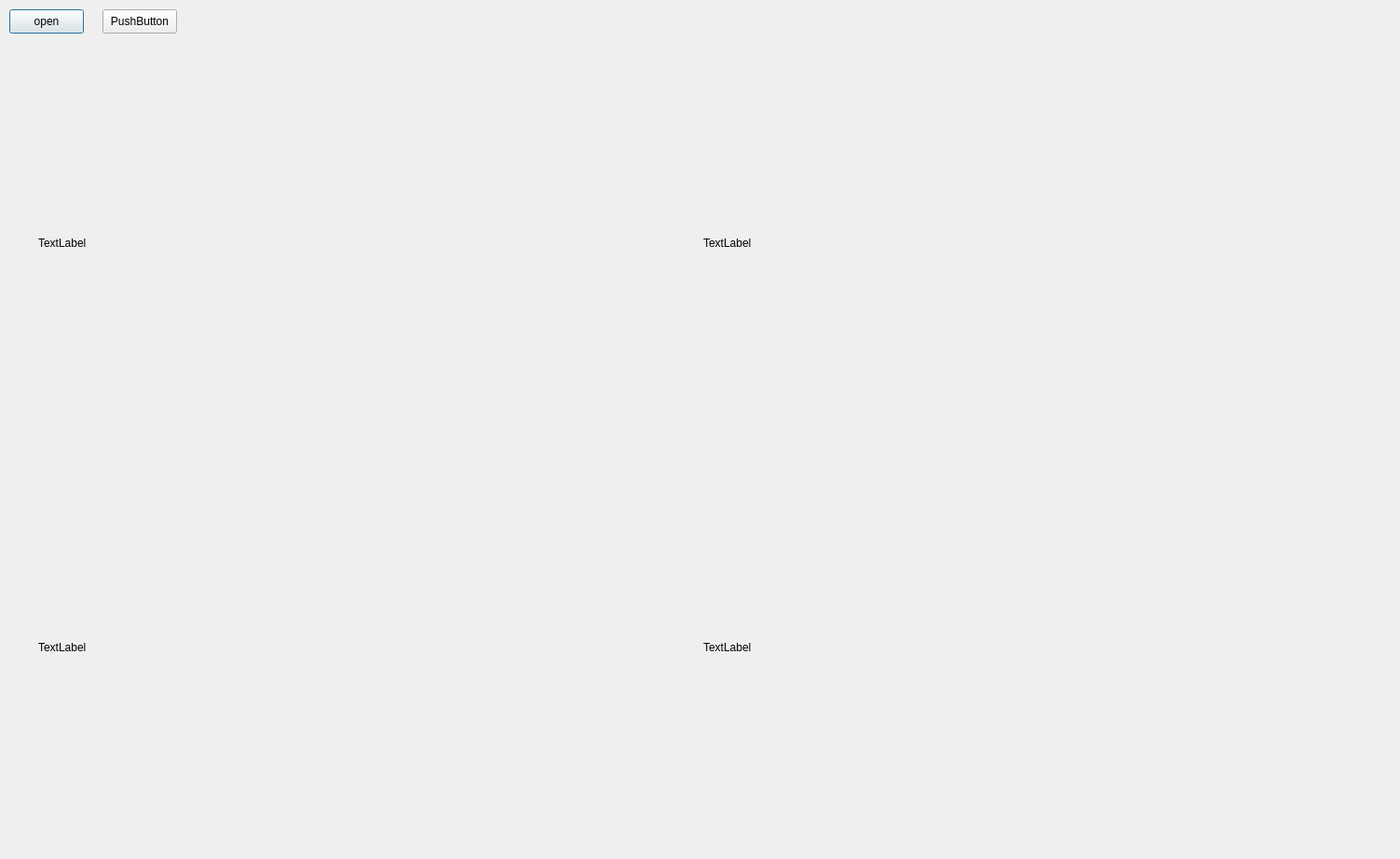
<?xml version="1.0" encoding="UTF-8"?>
<ui version="4.0">
 <class>Dialog</class>
 <widget class="QDialog" name="Dialog">
  <property name="geometry">
   <rect>
    <x>0</x>
    <y>0</y>
    <width>1503</width>
    <height>922</height>
   </rect>
  </property>
  <property name="windowTitle">
   <string>Dialog</string>
  </property>
  <widget class="QPushButton" name="pushButton_open">
   <property name="geometry">
    <rect>
     <x>10</x>
     <y>10</y>
     <width>80</width>
     <height>26</height>
    </rect>
   </property>
   <property name="text">
    <string>open</string>
   </property>
  </widget>
  <widget class="QWidget" name="layoutWidget">
   <property name="geometry">
    <rect>
     <x>41</x>
     <y>47</y>
     <width>1421</width>
     <height>861</height>
    </rect>
   </property>
   <layout class="QVBoxLayout" name="verticalLayout">
    <item>
     <layout class="QHBoxLayout" name="horizontalLayout">
      <item>
       <widget class="QLabel" name="label_orig">
        <property name="text">
         <string>TextLabel</string>
        </property>
       </widget>
      </item>
      <item>
       <widget class="QLabel" name="label_gray">
        <property name="text">
         <string>TextLabel</string>
        </property>
       </widget>
      </item>
     </layout>
    </item>
    <item>
     <layout class="QHBoxLayout" name="horizontalLayout_2">
      <item>
       <widget class="QLabel" name="label_mean">
        <property name="text">
         <string>TextLabel</string>
        </property>
       </widget>
      </item>
      <item>
       <widget class="QLabel" name="label_meanstd">
        <property name="text">
         <string>TextLabel</string>
        </property>
       </widget>
      </item>
     </layout>
    </item>
   </layout>
  </widget>
  <widget class="QPushButton" name="pushButton">
   <property name="geometry">
    <rect>
     <x>110</x>
     <y>10</y>
     <width>80</width>
     <height>26</height>
    </rect>
   </property>
   <property name="text">
    <string>PushButton</string>
   </property>
  </widget>
 </widget>
 <resources/>
 <connections/>
</ui>
